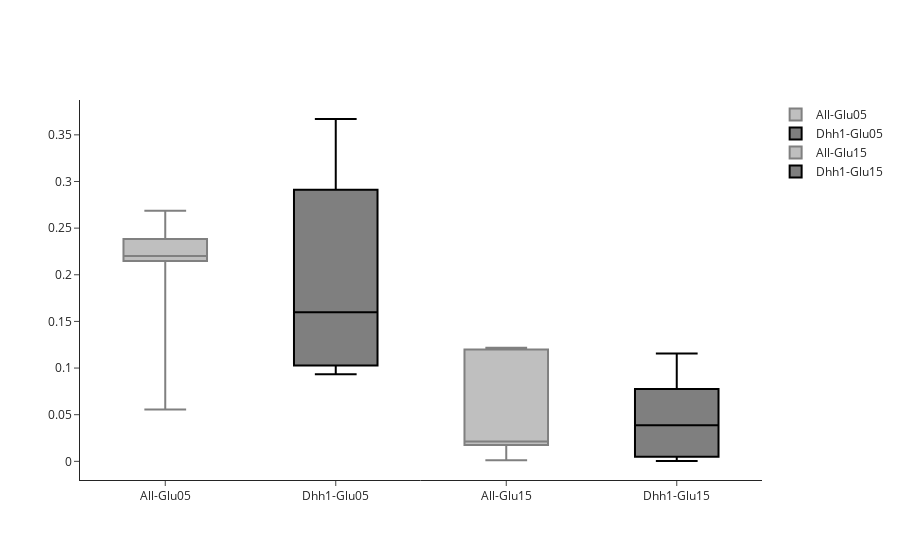

Notebook code cell kept with this figure:
### Code cell
colors = ['grey','black']
fig = go.Figure()
for i in range(2,len(select_times)):
    t = select_times[i]
    fig.add_trace(go.Box(y=df_a[t],name="All"+t,boxpoints=False,marker_color=colors[0],line_color=colors[0]))
    fig.add_trace(go.Box(y=df_e[t],name="Dhh1"+t,boxpoints=False,marker_color=colors[1],line_color=colors[1]))
fig.update_layout(
    template='simple_white',
    #xaxis_title=xaxis_title,
    #yaxis_title=yaxis_title
)       

fig.show()
fig.write_image(cwd+"/Dhh1_elong_box_morenc_ptolong.png")

### Figure 1 — Plotly figure (JSON) as saved in the notebook; plotly's stock layout.template omitted (floating-point values rounded to 4 significant figures)
{"data": [{"boxpoints": false, "line": {"color": "grey"}, "marker": {"color": "grey"}, "name": "All-Glu05", "type": "box", "y": [0.06074, 0.2167, 0.06333, 0.2211, 0.2402, 0.22, 0.2097, 0.2222, 0.2391, 0.2244, 0.1381, 0.2222, 0.251, 0.22, 0.2126, 0.22, 0.2492, 0.2178, 0.2375, 0.22, 0.2461, 0.2167, 0.2686, 0.05556]}, {"boxpoints": false, "line": {"color": "black"}, "marker": {"color": "black"}, "name": "Dhh1-Glu05", "type": "box", "y": [0.2061, 0.1056, 0.2161, 0.1078, 0.2089, 0.1022, 0.2089, 0.1033, 0.3182, 0.1011, 0.2189, 0.1011, 0.2639, 0.09889, 0.3288, 0.09667, 0.3385, 0.09333, 0.3353, 0.1056, 0.367, 0.1033, 0.3532, 0.1133]}, {"boxpoints": false, "line": {"color": "grey"}, "marker": {"color": "grey"}, "name": "All-Glu15", "type": "box", "y": [0.01704, 0.003333, 0.01778, 0.002222, 0.01976, 0.001111, 0.01888, 0.001111, 0.02088, 0.001111, 0.01829, 0.1219, 0.02152, 0.1211, 0.02034, 0.1207, 0.03138, 0.1204, 0.02496, 0.1207, 0.03891, 0.1204, 0.06805, 0.1193]}, {"boxpoints": false, "line": {"color": "black"}, "marker": {"color": "black"}, "name": "Dhh1-Glu15", "type": "box", "y": [0.03685, 0.001111, 0.03778, 0.0003704, 0.03593, 0.0007407, 0.03607, 0.0007407, 0.06989, 0.003333, 0.03759, 0.004074, 0.03981, 0.1044, 0.06311, 0.005556, 0.06276, 0.1156, 0.06235, 0.1111, 0.0833, 0.1107, 0.07163, 0.11]}], "layout": {}}
